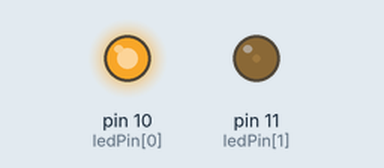
This sketch was run on a simulated Arduino Uno, built with avr-gcc and run on an emulated ATmega328P. Shown: output pins drawn as LEDs (lit = HIGH).

Above: at 0.05 s.
At 4.0 s:
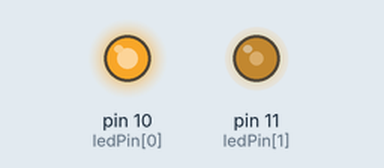
Timing chart, 0 to 4.6 s (numbered marks = the images above):
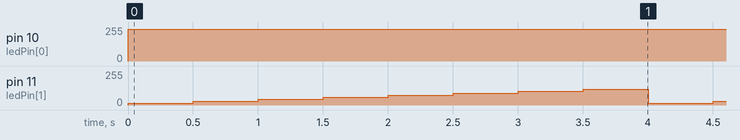

Measured:
- by itself, pin 10 (ledPin[0]): 0/255 → 240/255 at 0.00 s
- by itself, pin 11 (ledPin[1]): repeats every 4.0 s: 30/255 0.50 s, 45/255 0.50 s, 60/255 0.50 s, 75/255 0.50 s, 90/255 0.50 s, 105/255 0.50 s, 120/255 0.50 s, 15/255 0.50 s

The sketch:

LED_brillos_distintos_led_pedal.ino
```cpp
int ledPin[] = {10,11,12} ;
byte brillo[] = {15,30,45,60,75,90,105,120,135,180,255};
byte intbrill = 240 ;
void setup() {
 pinMode(ledPin, OUTPUT);
}

void loop() {

  for (int i = 0; i<= 7; i ++ ) /*Esto es para los índices del array de la variable brillo */
    {
      analogWrite(ledPin[0],intbrill);
      analogWrite(ledPin[1], brillo [i] );
      delay(500);
      }
}
```
